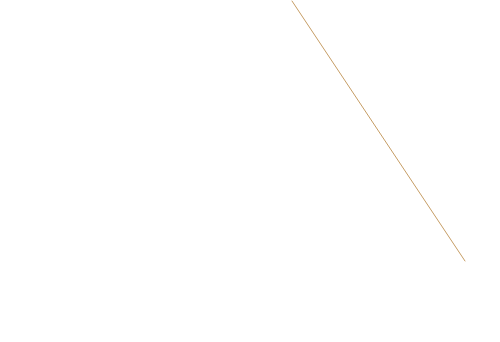
Frame 1 (no input)
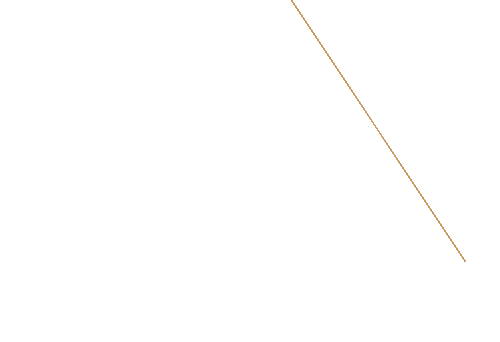
Frame 60 (no input)
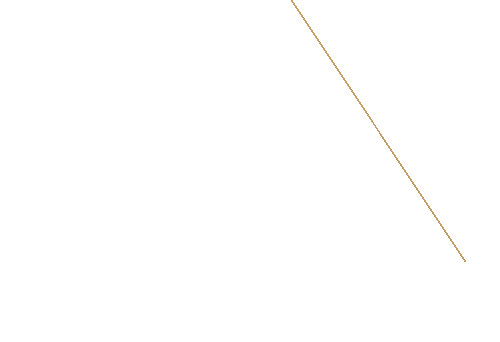
Frame 120 (the mouse pressed at the canvas centre since frame 60)

The p5.js sketch that drew these frames (run headless with seeded random() and noise() and a simulated clock; from frame 60 on, the mouse is pressed at the canvas centre):

// p5.js sketch
// ── sketch.js
  const IMAGE_WIDTH = 500;
  const IMAGE_HEIGHT = 342;

  function setup() {
      createCanvas(IMAGE_WIDTH, IMAGE_HEIGHT);
  }

  function draw() {
      stroke(198,157,101);
      line(292, 1, 465, 261);
  }
